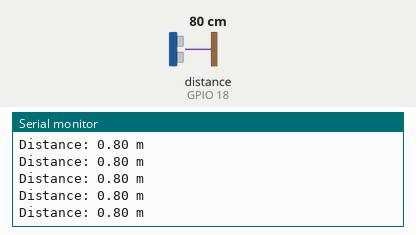
A sketch run on a simulated ESP32. Shown: the last lines printed to the serial monitor. Wiring (inferred from the names in the program): ultrasonic range finder: trigger GPIO 5; echo GPIO 18. The inputs (shaded band) are chosen by the test bench; at power-on: distance to the obstacle (sensor on GPIO 18) 80 cm. The echo pulse lasts 58.3 µs per cm; WiFi joins after 1.5 s; servers stay silent unless stated.

Above: at 3.7 s.
3.8 s: distance to the obstacle (sensor on GPIO 18) set to 2 cm
At 3.88 s:
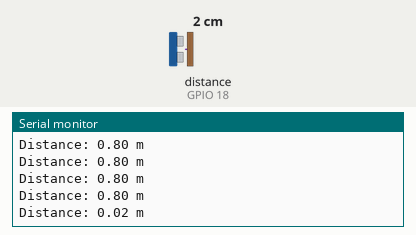
5.3 s: distance to the obstacle (sensor on GPIO 18) set to 4 cm
At 5.39 s:
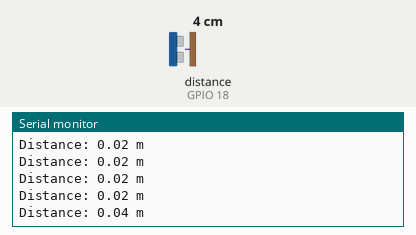
Timing chart, 0 to 8.3 s (numbered marks = the images above; inputs shaded):
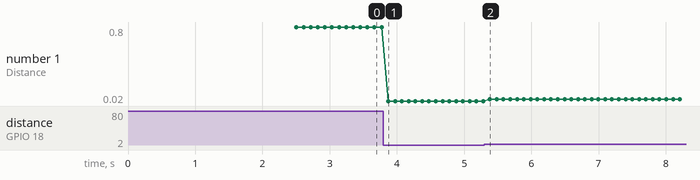

Measured:
- after the input at 3.8 s, the serial monitor: prints a new line after 0.07 s (image 1)
- after the input at 5.3 s, the serial monitor: prints a new line after 0.08 s (image 2)
- plotted number 1: 0.8 → 0.02 after the input at 3.8 s, 0.02 → 0.04 after the input at 5.3 s

The sketch:

Banjir.ino
```cpp
#include <WiFi.h>
#include <WiFiClientSecure.h>
#include <HTTPClient.h>

#define echoPin 18  // pin sensor
#define trigPin 5   // pin sensor

const char* ssid = "INDRA_4G";                           // SSID WIFI
const char* password = "alhamdulillah1234";              // Password WIFI
const char* api = "http://192.168.1.3:3000/api/sensor";  // API

long duration = 0;             // Variabel durasi sensor
double distance = 0;           // Variabel jarak sensor dalam meter
unsigned long lastmillis = 0;  // Variabel menyimpan waktu proses pengiriman data

void setup() {
  Serial.begin(115200);
  WiFi.disconnect();
  delay(1000);
  WiFi.begin(ssid, password);
  Serial.println("Konek Ke Wifi");
  while (WiFi.status() != WL_CONNECTED) {
    delay(500);
    Serial.print(".");
  }
  pinMode(echoPin, INPUT);   // Setup PIN INPUT
  pinMode(trigPin, OUTPUT);  // Setup PIN OUTPUT
}

void loop() {
  ReadSensor();                        // Memanggil fungsi ReadSensor di looping
  if (millis() - lastmillis > 30000) { // Data dikirim tiap 30 detik
    SendData();
    lastmillis = millis();
  }
  delay(100);
}

// Fungsi Mengirim Data ke API
void SendData(void) {
  HTTPClient http;
  http.begin(api);
  http.addHeader("Content-Type", "application/json");

  // Konversi data menjadi string JSON
  String jsonData;
  if (distance < 1.0) { // Jika jarak kurang dari 1 meter
    jsonData = String("{\"sensor\":") + String(distance, 2) + String("}"); // Kirim 2 desimal
  } else {
    jsonData = String("{\"sensor\":") + String(distance, 1) + String("}"); // Kirim 1 desimal
  }

  int httpResponseCode = http.POST(jsonData); // Kirim data
  http.end();

  Serial.print("Data Sent: ");
  Serial.println(jsonData); // Cetak data yang dikirim untuk debugging
}

// Fungsi Membaca Sensor
void ReadSensor(void) {
  digitalWrite(trigPin, LOW);
  delayMicroseconds(2);
  digitalWrite(trigPin, HIGH);
  delayMicroseconds(10);
  digitalWrite(trigPin, LOW);
  duration = pulseIn(echoPin, HIGH);

  // Menghitung jarak dalam meter
  distance = (duration * 0.0344 / 2) / 100.0;

  Serial.print("Distance: ");
  Serial.print(distance, 2); // Cetak jarak dalam meter dengan 2 desimal
  Serial.println(" m");
}


// #include <WiFi.h>
// #include <WiFiClientSecure.h>
// #include <HTTPClient.h>

// #define echoPin 18  //pin sensor
// #define trigPin 5   //pin sensor

// const char* ssid = "INDRA_4G";                           // SSID WIFI
// const char* password = "alhamdulillah1234";              //Password WIFI
// const char* api = "http://192.168.1.3:3000/api/sensor";  // API

// long duration = 0;             // Variabel Durasi Sensor
// int distance = 0;              // Variabel Jarak Sensor
// unsigned long lastmillis = 0;  // Variabel menyimpan Waktu Proses Pengiriman data

// void setup() {
//   Serial.begin(115200);
//   WiFi.disconnect();
//   delay(1000);
//   WiFi.begin(ssid, password);
//   Serial.println("Konek Ke Wifi");
//   while (WiFi.status() != WL_CONNECTED) {
//     delay(500);
//     Serial.print(".");
//     //tft.print(".");
//   }
//   pinMode(echoPin, INPUT);   // Setup PIN INPUT
//   pinMode(trigPin, OUTPUT);  //Setup PIN OUTPUT
// }

// void loop() {
//   ReadSensor();                         // Memanggil Fungsi ReadSensor di Looping
//   if (millis() - lastmillis > 60000) {  // Data di Kirim tiap 1 menit/ 60 Detik
//     SendData();
//     lastmillis = millis();
//   }
//   delay(100);
// }
// //Fungsi Mengirim Data ke API
// void SendData(void) {
//   HTTPClient http;
//   http.begin(api);
//   http.addHeader("Content-Type", "application/json");
//   String jsonData = String("{\"sensor\":") + distance + String("}");
//   int httpResponseCode = http.POST(jsonData);
//   http.end();
// }

// // Fungsi Membaca Sensor
// void ReadSensor(void) {
//   digitalWrite(trigPin, LOW);
//   delayMicroseconds(2);
//   digitalWrite(trigPin, HIGH);
//   delayMicroseconds(10);
//   digitalWrite(trigPin, LOW);
//   duration = pulseIn(echoPin, HIGH);
//   distance = duration * 0.0344 / 2;
//   Serial.print("Distance: ");
//   Serial.print(distance);
//   Serial.println(" cm");
// }
```
